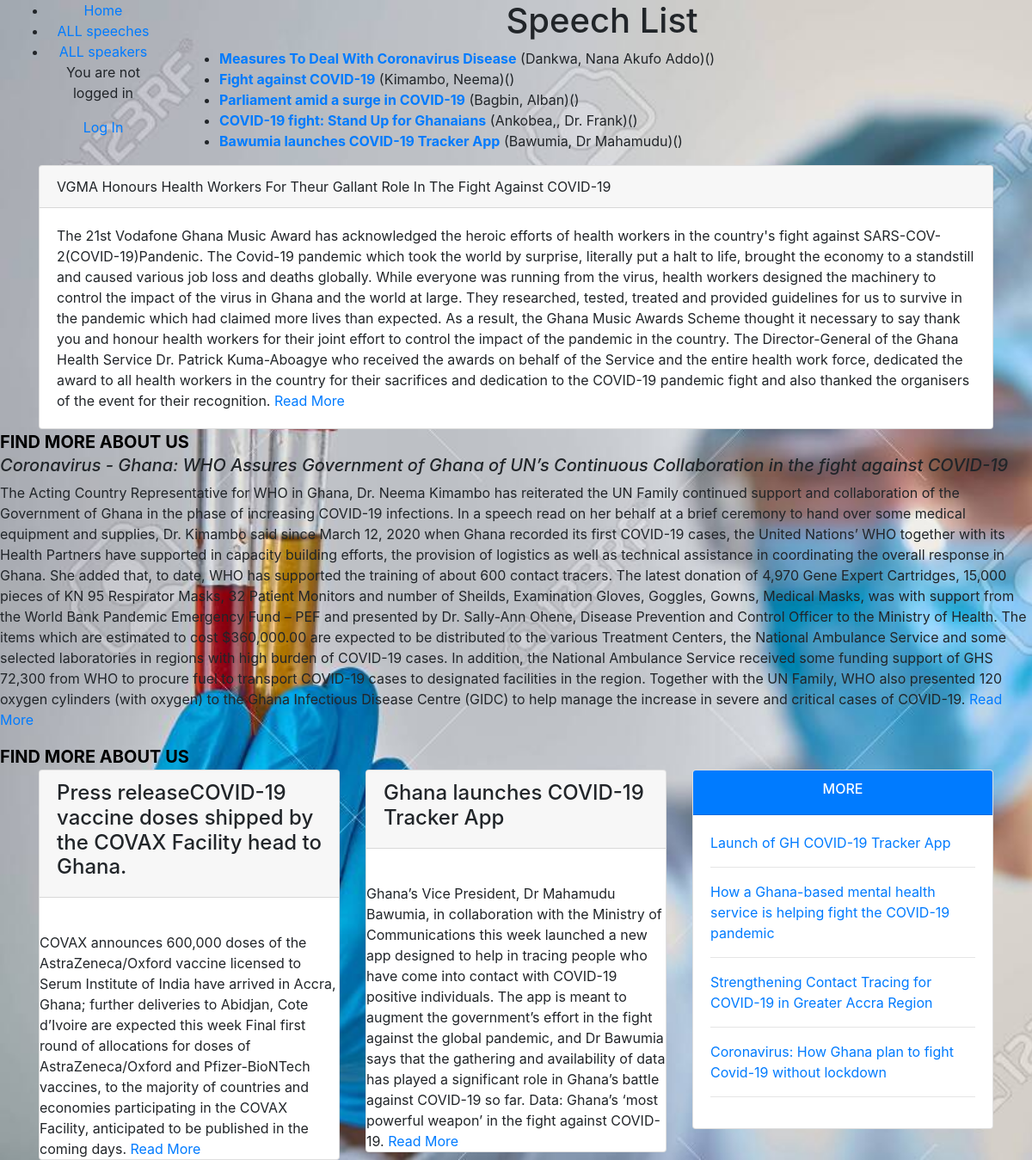
The page /catalog/speeches/ on the database its author committed.
### catalog/models.py (models this page shows, shortened)
class Speech(models.Model):
    title = models.CharField(max_length=2000)
    speaker = models.ForeignKey('Speaker', on_delete=models.SET_NULL, null=True)
    summary = models.TextField(max_length=1000, help_text='Enter speech here')

class Speaker(models.Model):
    first_name = models.CharField(max_length=100)
    last_name = models.CharField(max_length=100)
    class Meta:
        ordering = ['last_name', 'first_name']
    def __str__(self):
        return f'{self.last_name}, {self.first_name}'

### catalog/views.py (the view)
# urls.py: path('speeches/', views.SpeechListView.as_view(), name='speeches'),
class SpeechListView(generic.ListView):
    model = Speech
    paginate_by = 5

### catalog/models.py (called while the page is built)
    def get_absolute_url(self):
        return reverse('speech-detail', args=[str(self.id)])

### catalog/templates/catalog/speech_list.html
{% extends "base_generic.html" %}
{% block content %}
{% load static %}
<link rel="stylesheet" href="{% static 'catalog/styles.css' %}">
  <h1>Speech List</h1>
  {% if speech_list %}
  <ul>
    {% for speech in speech_list %}
      <li>
        <a href="{{ speech.get_absolute_url }}"><strong>{{ speech.title}}</strong></a> ({{speech.speaker}})({{ speech.date }})
      </li>
    {% endfor %}
  </ul>
  {% else %}
    <p>There are no speeches available.</p>
  {% endif %}
{% endblock %}

### catalog/templates/base_generic.html (shortened to what this page needs)
<!DOCTYPE html>
<html lang="en">
<head>
  <link rel="stylesheet" href="https://cdn.jsdelivr.net/npm/bootstrap@4.5.3/dist/css/bootstrap.min.css">
  {% load static %}
  <link rel="stylesheet" href="{% static 'css/styles.css' %}">
  <link rel="stylesheet" href="bootstrap.css">
</head>
<body>
  <div class="container-fluid">
    <div class="row">
      <div class="col-sm-2">
      {% block sidebar %}
        <ul class="sidebar-nav">
          <li><a href="{% url 'index' %}">Home</a></li>
          <li><a href="{% url 'speeches' %}">ALL speeches</a></li>
          <li><a href="{% url 'speakers' %}">ALL speakers</a></li>
       {% if user.is_authenticated %}
       Hi {{ user.username }}!
      <p><a href="{% url 'login' %}">Log Out</a></p>
    {% else %}
      <p>You are not logged in</p>
      <a href="{% url 'login' %}">Log In</a>
    {% endif %}
        </ul>
     {% endblock %}
      </div>
      <div class="col-sm-10 ">{% block content %}{% endblock %}</div>
    </div>
  </div>
  <div class="container">
    <div class="card">
      <div class="card-header">VGMA Honours Health Workers For Theur Gallant Role In The Fight Against COVID-19</div>
      <div class="card-body">The 21st Vodafone Ghana Music Award has acknowledged the heroic efforts of health workers in the country's fight against SARS-COV-2(COVID-19)Pandenic.
        The Covid-19 pandemic which took the world by surprise, literally put a halt to life, brought the economy to a standstill and caused various job loss and deaths globally.
        While everyone was running from the virus, health workers designed the machinery to control the impact of the virus in Ghana and the world at large. They researched, tested, treated and provided guidelines for us to survive in the pandemic which had claimed more lives than expected.
        As a result, the Ghana Music Awards Scheme thought it necessary to say thank you and honour health workers for their joint effort to control the impact of the pandemic in the country.
        The Director-General of the Ghana Health Service Dr. Patrick Kuma-Aboagye who received the awards on behalf of the Service and the entire health work force, dedicated the award to all health workers in the country for their sacrifices and dedication to the COVID-19 pandemic fight and also thanked the organisers of the event for their recognition.
        <a href="https://www.ghanahealthservice.org/ghs-item-details.php?scid=22&iid=157">Read More</a></div>
    </div>
  </div>
  <marquee class="mar">FIND MORE ABOUT US</marquee>
  <h5>Coronavirus - Ghana: WHO Assures Government of Ghana of UN’s Continuous Collaboration in the fight against COVID-19</h5>
  <p>
    The Acting Country Representative for WHO in Ghana, Dr. Neema Kimambo has reiterated the UN Family continued support and collaboration of the Government of Ghana in the phase of increasing COVID-19 infections.
    In a speech read on her behalf at a brief ceremony to hand over some medical equipment and supplies, Dr. Kimambo said since March 12, 2020 when Ghana recorded its first COVID-19 cases, the United Nations’ WHO together with its Health Partners have supported in capacity building efforts, the provision of logistics as well as technical assistance in coordinating the overall response in Ghana. She added that, to date, WHO has supported the training of about 600 contact tracers.
    The latest donation of 4,970 Gene Expert Cartridges, 15,000 pieces of KN 95 Respirator Masks, 32 Patient Monitors and number of Sheilds, Examination Gloves, Goggles, Gowns, Medical Masks, was with support from the World Bank Pandemic Emergency Fund – PEF and presented by Dr. Sally-Ann Ohene, Disease Prevention and Control Officer to the Ministry of Health.
    The items which are estimated to cost $360,000.00 are expected to be distributed to the various Treatment Centers, the National Ambulance Service and some selected laboratories in regions with high burden of COVID-19 cases. In addition, the National Ambulance Service received some funding support of GHS 72,300 from WHO to procure fuel to transport COVID-19 cases to designated facilities in the region. Together with the UN Family, WHO also presented 120 oxygen cylinders (with oxygen) to the Ghana Infectious  Disease Centre (GIDC) to help manage the increase in severe and critical cases of COVID-19.
    <a href="https://www.africanews.com/2021/02/03/coronavirus-ghana-who-assures-government-of-ghana-of-un-s-continuous-collaboration-in-the-fight-against-covid-19//">Read More</a>
  </p>
  <marquee class="mar">FIND MORE ABOUT US</marquee>
  <div class="container">
    <div class="row">
        <div class="col-md-4">
            <div class="card">
            <div class="card-header">
                <h4>Press releaseCOVID-19 vaccine doses shipped by the COVAX Facility head to Ghana.</h4>
            </div>
            <div class="card-body">
            </div>
            <div class="card-footor">
                COVAX announces 600,000 doses of the AstraZeneca/Oxford vaccine licensed to Serum Institute of India have arrived in Accra, Ghana; further deliveries to Abidjan, Cote d’Ivoire are expected this week
                Final first round of allocations for doses of AstraZeneca/Oxford and Pfizer-BioNTech vaccines, to the majority of countries and economies participating in the COVAX Facility, anticipated to be published in the coming days.
             <a href="https://www.unicef.org/press-releases/covid-19-vaccine-doses-shipped-covax-facility-head-ghana-marking-beginning-global">Read More</a>
            </div>
        </div>
        </div>
        <div class="col-md-4">
            <div class="card">
            <div class="card-header">
                <h4>Ghana launches COVID-19 Tracker App</h4>
            </div>
            <div class="card-body">
            </div>
            <div class="card-footor">
                Ghana’s Vice President, Dr Mahamudu Bawumia, in collaboration with the Ministry of Communications this week launched a new app designed to help in tracing people who have come into contact with COVID-19 positive individuals.
The app is meant to augment the government’s effort in the fight against the global pandemic, and Dr Bawumia says that the gathering and availability of data has played a significant role in Ghana’s battle against COVID-19 so far.
Data: Ghana’s ‘most powerful weapon’ in the fight against COVID-19.
                <a href="https://news.itu.int/ghana-launches-covid-19-tracker-app/">Read More</a>
            </div>
        </div>
        </div>
        <div class="col-md-4">
            <div class="card">
            <div class="card-header bg-primary text-white" align="center">
                <h6>MORE</h6>
            </div>
            <div class="card-body">
                <a href="https://www.moc.gov.gh/launch-gh-covid-19-tracker-app">Launch of GH COVID-19 Tracker App</a><hr>
                <a href="https://blogs.worldbank.org/youth-transforming-africa/how-ghana-based-mental-health-service-helping-fight-covid-19-pandemic">How a Ghana-based mental health service is helping fight the COVID-19 pandemic</a>
                <hr>
                <a href="https://www.afro.who.int/news/strengthening-contact-tracing-covid-19-greater-accra-region">Strengthening Contact Tracing for COVID-19 in Greater Accra Region</a>
                <hr>
                <a href="https://www.bbc.com/pidgin/tori-52351594">Coronavirus: How Ghana plan to fight Covid-19 without lockdown</a>
                <hr>
            </div>
        </div>
        </div>
    </div>
</body>
</html>

### catalog/static/catalog/styles.css (style rules this page uses)
.sidebar-nav { font-family: 'Segoe UI', Tahoma, Geneva, Verdana, Geneva, Tahoma, sans-serif font-size: 100px; text-align: center }
body { background: whitesmoke url("images/pic1.jpg")no-repeat; background-size: cover; }
.mar { font-weight: bolder; color: black; font-size: 20px; }
h1 { text-align: center; }
h5 { font-style: oblique; }

### rows shown on the page
Speech: title "Measures To Deal With Coronavirus Disease", speaker "Dankwa, Nana Akufo Addo"
Speech: title "Fight against COVID-19", speaker "Kimambo, Neema"
Speech: title "Parliament amid a surge in COVID-19", speaker "Bagbin, Alban"
Speech: title "COVID-19 fight: Stand Up for Ghanaians", speaker "Ankobea,, Dr. Frank"
Speech: title "Bawumia launches COVID-19 Tracker App", speaker "Bawumia, Dr Mahamudu"
